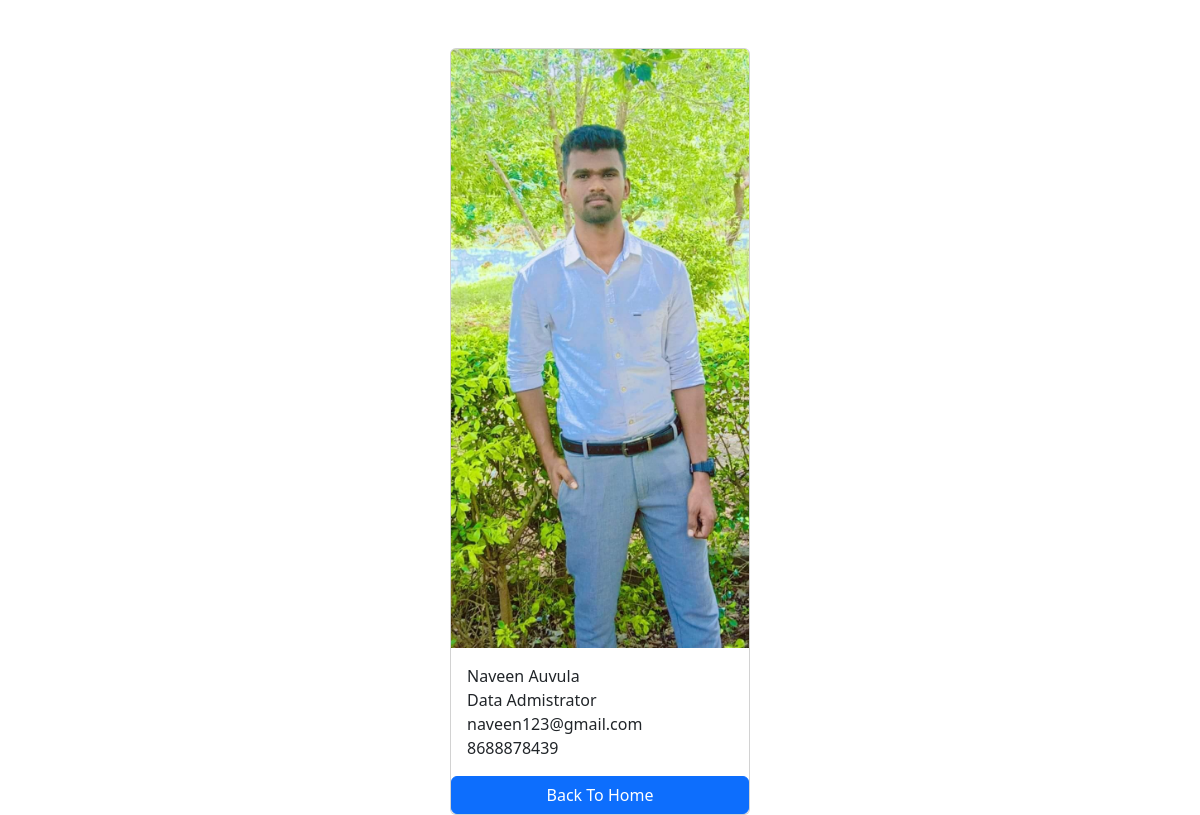
Page /employees/3/ on the committed database.
### salary/models.py (models this page shows, shortened)
class  Employee(models.Model):
    first_name=models.CharField(max_length=100)
    last_name=models.CharField(max_length=100)
    photo=models.ImageField(upload_to='images')
    designation=models.CharField(max_length=100)
    email_address=models.EmailField(max_length=100,unique=True)
    phone_number=models.CharField(max_length=10,blank=True)

### salary/views.py (the view)
# urls.py: path('<int:pk>/',views.employee_detail,name='employee_detail'),
def employee_detail(request,pk):
    employee=get_object_or_404(Employee,pk=pk)
    context={
        'employee':employee,
    }
    return render(request,'employee_detail.html',context)

### templates/employee_detail.html (shortened to what this page needs)
<!DOCTYPE html>
<html lang="en">
<head>
    <link href="https://cdn.jsdelivr.net/npm/bootstrap@5.3.2/dist/css/bootstrap.min.css" rel="stylesheet">
</head>
<body>
    <div class='container mt-5'>
        <div class='card mx-auto' style="width: 300px">
            <img src="{{employee.photo.url}}"class="card-img-top" alt="">
            <div class="card-body">
            <p class="card-text m-0">{{employee.first_name}} {{employee.last_name}}</p>
            <p class="card-text m-0">{{employee.designation}}</p>
            <p class="card-text m-0">{{employee.email_address}}</p>
            <p class="card-text m-0">{{employee.phone_number}}</p>
            </div>
            <a href="{% url 'home' %}" class="btn btn-primary">Back To Home</a>
        </div>
    </div>
</body>
</html>

### rows in the picture
Employee: photo (picture), first_name "Naveen", last_name "Auvula", designation "Data Admistrator", email_address "naveen123@gmail.com", phone_number "8688878439"
